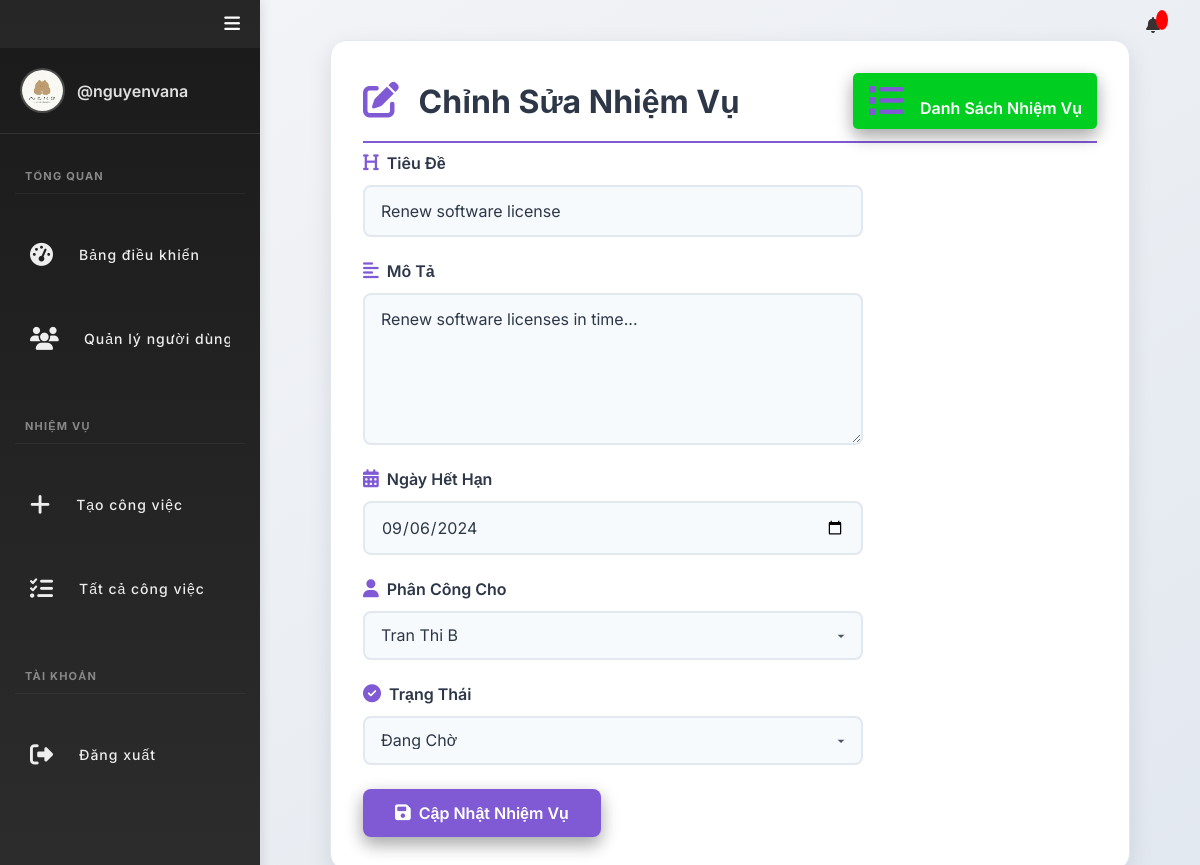
Screenshot of /edit-task.php?id=27 (signed in) with the database file from the repository.
### tables this page shows
CREATE TABLE `tasks` (
  `id` int(11) NOT NULL AUTO_INCREMENT,
  `title` varchar(100) NOT NULL,
  `description` text DEFAULT NULL,
  `assigned_to` int(11) DEFAULT NULL,
  `due_date` date DEFAULT NULL,
  `status` enum('pending','in_progress','completed') DEFAULT 'pending',
  `created_at` timestamp NOT NULL DEFAULT current_timestamp(),
  PRIMARY KEY (`id`),
  KEY `assigned_to` (`assigned_to`),
  CONSTRAINT `tasks_ibfk_1` FOREIGN KEY (`assigned_to`) REFERENCES `users` (`id`)
);

### app/Model/Task.php (called while the page is built, shortened)
<?php
function get_task_by_id($conn, $id) {
    try {
        $sql = "SELECT * FROM tasks WHERE id =? ";
        $stmt = $conn->prepare($sql);
        $stmt->execute([$id]);
        if ($stmt->rowCount() > 0) {
            $task = $stmt->fetch();
        } else {
            $task = 0;
        }
    } catch (PDOException $e) {
        error_log("Lỗi get_task_by_id: " . $e->getMessage());
        $task = 0;
    }
    return $task;
}

### app/Model/User.php (called while the page is built, shortened)
<?php
function get_all_users($conn) {
    $sql = "SELECT * FROM users WHERE role = ?";
    $stmt = $conn->prepare($sql);
    $stmt->execute(["employee"]);
    if ($stmt->rowCount() > 0) {
        $users = $stmt->fetchAll(PDO::FETCH_ASSOC);
    } else {
        $users = 0;
    }
    return $users;
}
?>

### edit-task.php (the view, shortened to what this page needs)
<?php
if (isset($_SESSION['role']) && isset($_SESSION['id']) && $_SESSION['role'] == "admin") {
    include "DB_connection.php";
    include "app/Model/Task.php";
    include "app/Model/User.php";
    $id = $_GET['id'];
    $task = get_task_by_id($conn, $id);
    $users = get_all_users($conn);
?>
<!DOCTYPE html>
<html lang="vi">
<head>
    <link rel="stylesheet" href="https://cdnjs.cloudflare.com/ajax/libs/font-awesome/5.15.4/css/all.min.css">
    <link rel="stylesheet" href="css/style.css">
</head>
<body>
    <?php include "inc/header.php" ?>
    <div class="body">
        <?php include "inc/nav.php" ?>
        <section class="section-1">
            <h4 class="title">
                <span><i class="fas fa-edit"></i> Chỉnh Sửa Nhiệm Vụ</span>
                <a href="tasks.php"><i class="fas fa-list"></i> Danh Sách Nhiệm Vụ</a>
            </h4>
            <form class="form-1" method="POST" action="app/update-task.php">
                <div class="input-holder">
                    <label for="title"><i class="fas fa-heading"></i> Tiêu Đề</label>
                    <input type="text" name="title" id="title" class="input-1" placeholder="Nhập tiêu đề nhiệm vụ" value="<?=htmlspecialchars($task['title'])?>" required>
                </div>
                <div class="input-holder">
                    <label for="description"><i class="fas fa-align-left"></i> Mô Tả</label>
                    <textarea name="description" id="description" rows="6" class="input-1" placeholder="Nhập mô tả nhiệm vụ" required><?=htmlspecialchars($task['description'])?></textarea>
                </div>
                <div class="input-holder">
                    <label for="due_date"><i class="fas fa-calendar-alt"></i> Ngày Hết Hạn</label>
                    <input type="date" name="due_date" id="due_date" class="input-1" value="<?=htmlspecialchars($task['due_date'] ?? '')?>">
                </div>
                <div class="input-holder">
                    <label for="assigned_to"><i class="fas fa-user"></i> Phân Công Cho</label>
                    <?php if ($users != 0 && !empty($users)) { ?>
                        <select name="assigned_to" id="assigned_to" class="input-1" required>
                            <?php foreach ($users as $user) {
                                $selected = $task['assigned_to'] == $user['id'] ? 'selected' : '';
                            ?>
                                <option value="<?= $user['id'] ?>" <?= $selected ?>><?= htmlspecialchars($user['full_name']) ?></option>
                            <?php } ?>
                        </select>
                    <?php } else { ?>
                        <p class="danger" role="alert"><i class="fas fa-exclamation-circle"></i> Không có nhân viên nào để phân công.</p>
                    <?php } ?>
                </div>
                <div class="input-holder">
                    <label for="status"><i class="fas fa-check-circle"></i> Trạng Thái</label>
                    <select name="status" id="status" class="input-1" required>
                        <option value="pending" <?= $task['status'] == 'pending' ? 'selected' : '' ?>>Đang Chờ</option>
                    </select>
                </div>
                <button class="edit-btn"><i class="fas fa-save"></i> Cập Nhật Nhiệm Vụ</button>
            </form>
        </section>
    </div>
</body>
</html>
<?php } else {
    $em = "Vui lòng đăng nhập trước";
    header("Location: login.php?error=" . urlencode($em));
    exit();
}

### css/style.css (style rules this page uses)
* { padding: 0; margin: 0; box-sizing: border-box; font-family: 'Inter', sans-serif; }
.body { display: flex; }
.section-1 { padding: 30px; }
.section-1 .title { margin-bottom: 10px; }
.section-1 .title a { text-decoration: none; display: inline-block; padding-left: 10px; border: none; background: #00CF22; padding: 10px 15px; color: #fff; font-size: 16px; border-radius: 5px; cursor: pointer; outline: none; transition: background 1s; box-shadow: 0 8px 16px 0 rgba(0,0,0,0.2), 0 6px 20px 0 rgba(0,0,0,0.19); }
.section-1 { width: 100%; background: #FFDCDC; }
.edit-btn { text-decoration: none; display: inline-block; padding-left: 10px; border: none; background: #006CE0; padding: 10px 15px; color: #fff; font-size: 16px; border-radius: 5px; cursor: pointer; outline: none; transition: background 1s; box-shadow: 0 8px 16px 0 rgba(0,0,0,0.2), 0 6px 20px 0 rgba(0,0,0,0.19); }
.form-1 { width: 90%; max-width: 500px; }
.input-1 { border: 2px solid #ccc; width: 100%; padding: 10px; font-size: 15px; outline: none; border-radius: 5px; display: block; }

### edit-task.php (style rules this page uses)
* { box-sizing: border-box; }
body { font-family: 'Inter', -apple-system, BlinkMacSystemFont, 'Segoe UI', Roboto, sans-serif; background: linear-gradient(145deg, #f4f5f7 0%, #e2e8f0 100%); margin: 0; padding: 0; min-height: 100vh; color: #1a202c; }
.body { display: flex; min-height: calc(100vh - 80px); }
.section-1 { flex: 1; max-width: 800px; margin: 40px auto; padding: 32px; background: #ffffff; border-radius: 16px; box-shadow: 0 8px 24px rgba(0,0,0,0.1); border: 1px solid #e2e8f0; }
.title { font-size: 32px; font-weight: 700; color: #2d3748; margin: 0 0 32px 0; display: flex; align-items: center; justify-content: space-between; border-bottom: 2px solid #805ad5; padding-bottom: 12px; }
.title a { font-size: 16px; font-weight: 600; color: #805ad5; text-decoration: none; transition: all 0.2s ease; display: flex; align-items: center; gap: 8px; }
.title i { margin-right: 12px; color: #805ad5; font-size: 36px; }
.form-1 { display: flex; flex-direction: column; gap: 24px; }
.input-holder { display: flex; flex-direction: column; gap: 12px; position: relative; }
.input-holder label { font-size: 16px; font-weight: 600; color: #2d3748; display: flex; align-items: center; gap: 8px; }
.input-holder label i { color: #805ad5; font-size: 18px; }
.input-1 { padding: 14px 16px; border: 2px solid #e2e8f0; border-radius: 8px; font-size: 16px; color: #2d3748; width: 100%; transition: all 0.3s ease; background: #f7fafc; }
textarea.input-1 { resize: vertical; min-height: 120px; max-height: 300px; }
select.input-1 { appearance: none; background-repeat: no-repeat; background-position: right 12px center; background-size: 16px; padding-right: 40px; }
.edit-btn { padding: 14px 32px; background: #805ad5; color: white; border: none; border-radius: 8px; font-size: 16px; font-weight: 600; cursor: pointer; transition: all 0.3s ease; align-self: flex-start; display: flex; align-items: center; gap: 8px; }
.edit-btn i { font-size: 18px; }

### inc/header.php (style rules this page uses)
* { font-family: 'Inter', sans-serif; margin: 0; padding: 0; box-sizing: border-box; }

### inc/nav.php (style rules this page uses)
* { font-family: 'Inter', sans-serif; margin: 0; padding: 0; box-sizing: border-box; }

### rows the page displays
tasks: title "Renew software license", description "Renew software licenses in time...", due_date "09/06/2024", status "Đang Chờ"

### other values shown
$_SESSION['username'] "nguyenvana"
form field assigned_to "Tran Thi B"
